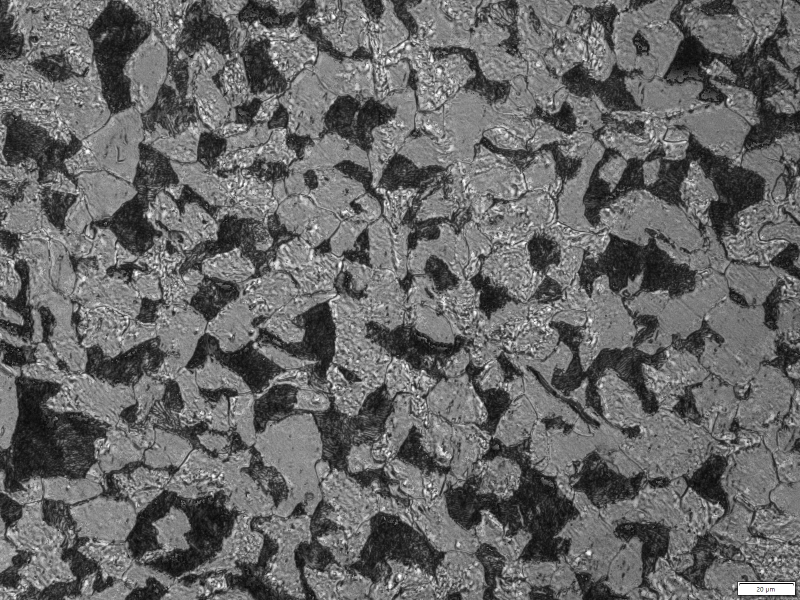
#> input picture Material_Testing/Microstructure_Evaluation/Image Processing/Ambient/Flange-1.jpg, 1600 x 1200 px (shown at 1/2 size); its folder holds 4 pictures in this run
$ python Img_prc_new_ambient_flange.py
#> lines starting #> are read from the running program, lines starting #| are printed output that depends on the picture; after the words box and inside, x2 and y2 are one past the last pixel; in counts of white or black regions, pixels touching at a corner belong together
# -*- coding: utf-8 -*-
"""
Created on Tue Jul 22 10:53:04 2025
last modified Wed Jul 23

@author: sharm368, Pham162
"""

from skimage import io, color
from skimage.filters import threshold_otsu
import numpy as np
import matplotlib.pyplot as plt
import os
import cv2
from glob import glob
import pandas as pd


os.chdir(r"c:\Users\truph\Desktop\Purdue\Summer '25\Bowen Lab Research\Microstructures\Image Processing\Ambient")
files = sorted(glob("*.jpg")) #grab and sort jpg file
labels = [os.path.splitext(f)[0] for f in files] # remove the jpg extension

# load, threshold, compute fractions
binaries = []
fractions = []
for fname in files:
    img  = color.rgb2gray(io.imread(fname))
#> img: shape (1200, 1600) float64; min 0, max 1, mean 0.403
    th   = threshold_otsu(img)
#> th = 0.365
    binv = img > th
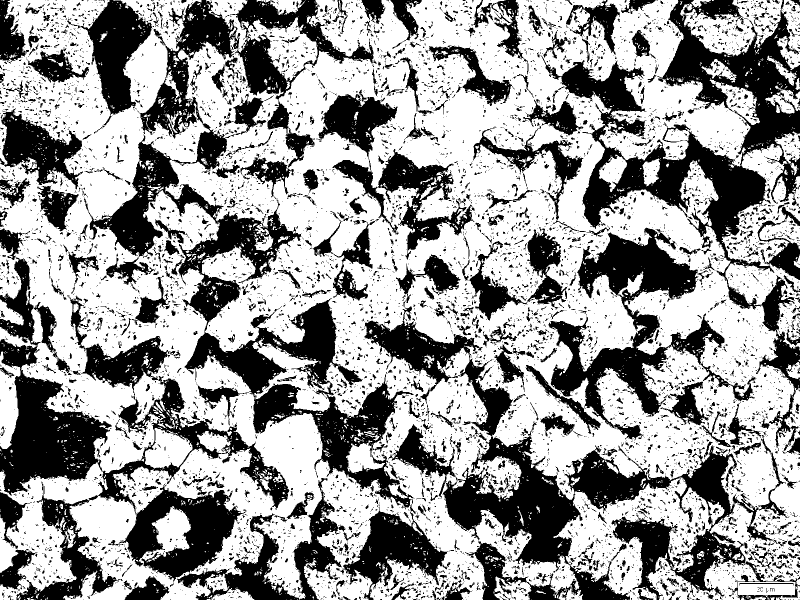
#> binv: shape (1200, 1600) bool (shown at 1/2 size); 61.4% white; 8463 black regions (7360 under 20 px), largest, box (x1, y1, x2, y2) and area: (729, 601, 1596, 1200) 94261, (1082, 0, 1600, 902) 92243, (168, 269, 831, 1028) 81402
    binaries.append(binv)
    p_frac = np.mean(~binv)  # pearlite = dark = False
#> p_frac = 0.386
    f_frac = np.mean(binv)   # ferrite = light = True
#> f_frac = 0.614
    fractions.append((p_frac, f_frac))
#> pass 2 of the loop `for fname in files:`:
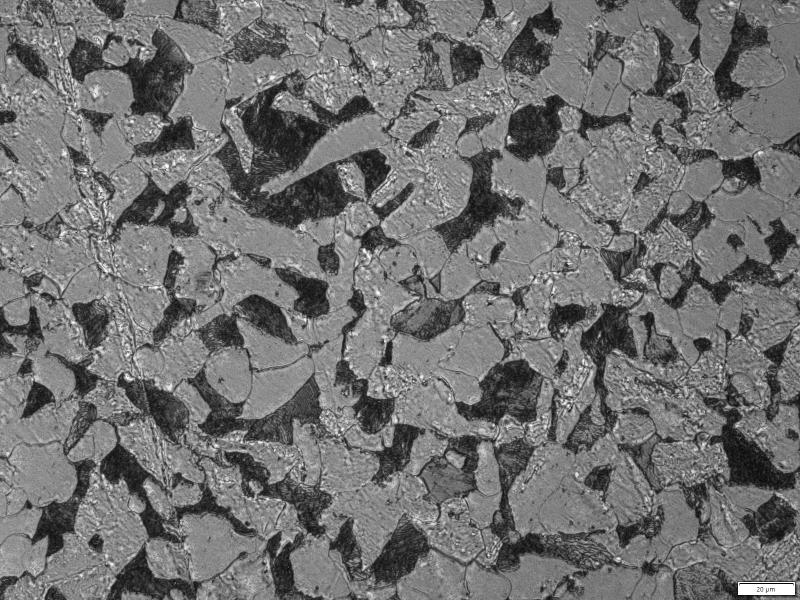
#> input picture Material_Testing/Microstructure_Evaluation/Image Processing/Ambient/Flange-2.jpg, 1600 x 1200 px (shown at 1/2 size)
#> th = 0.385
#> `binv = img > th`:
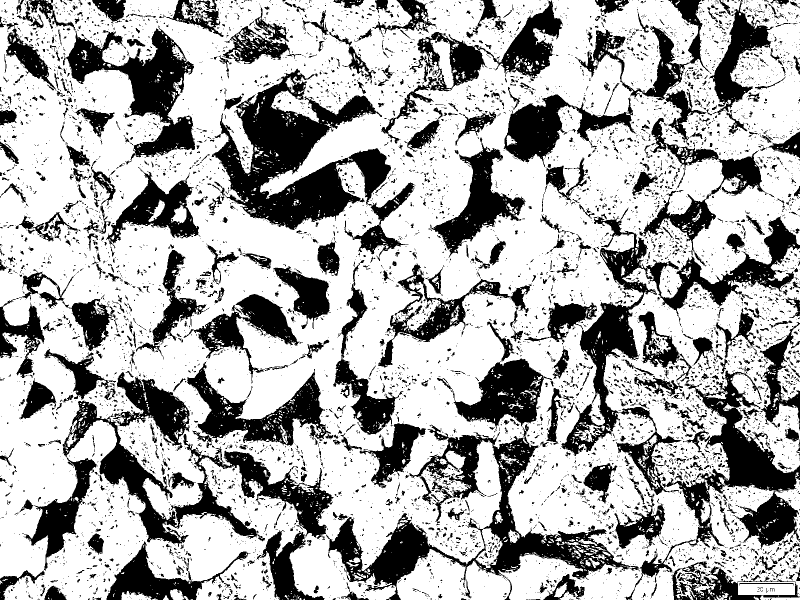
#> binv: shape (1200, 1600) bool (shown at 1/2 size); 68.6% white; 8127 black regions (7143 under 20 px), largest, box (x1, y1, x2, y2) and area: (652, 717, 1279, 1200) 55889, (423, 137, 829, 514) 53774, (1048, 432, 1600, 990) 43840
#> p_frac = 0.314
#> f_frac = 0.686
#> pass 3 of the loop `for fname in files:`:
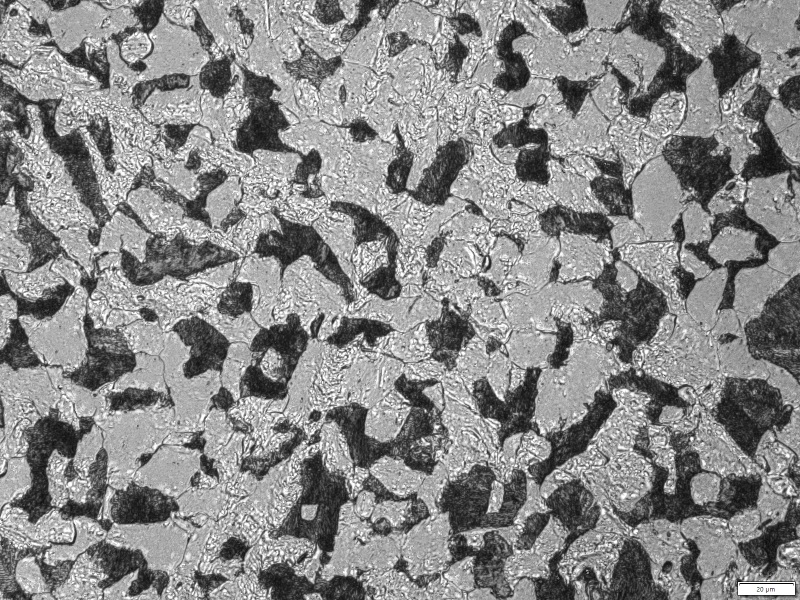
#> input picture Material_Testing/Microstructure_Evaluation/Image Processing/Ambient/Flange2-1.jpg, 1600 x 1200 px (shown at 1/2 size)
#> th = 0.479
#> `binv = img > th`:
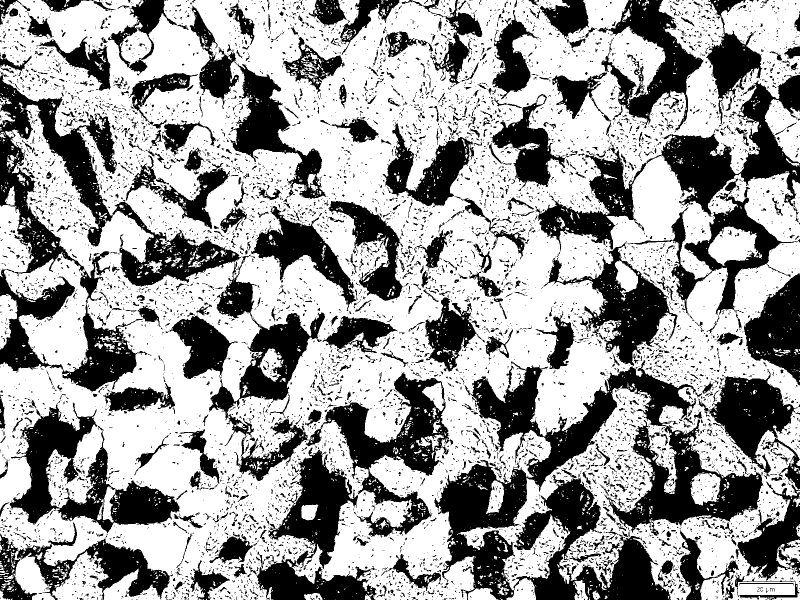
#> binv: shape (1200, 1600) bool (shown at 1/2 size); 62.6% white; 8797 black regions (7793 under 20 px), largest, box (x1, y1, x2, y2) and area: (869, 720, 1527, 1200) 109268, (0, 142, 483, 785) 70212, (1070, 150, 1600, 503) 41759
#> p_frac = 0.374
#> f_frac = 0.626
#> the loop made 4 passes; the first 3 are shown

# print results
for label, (p, f) in zip(labels, fractions):
    print(f'{label:9s} - Pearlite: {p:.2%}, Ferrite: {f:.2%}')

## plot in 2×2 grid, leave last empty
fig, axs = plt.subplots(1, len(labels), figsize=(10, 8))
fig.suptitle('Binary Image (Pearlite (Dark) vs Ferrite (Light))', fontsize=18)

axes = axs.flatten()
for ax, binv, label in zip(axes, binaries, labels):
    ax.imshow(binv, cmap='gray')
    ax.set_title(label)
    ax.axis('off')

#axes[-1].axis('off')  # unused

plt.tight_layout(rect=[0, 0.03, 1, 0.95])
plt.show()
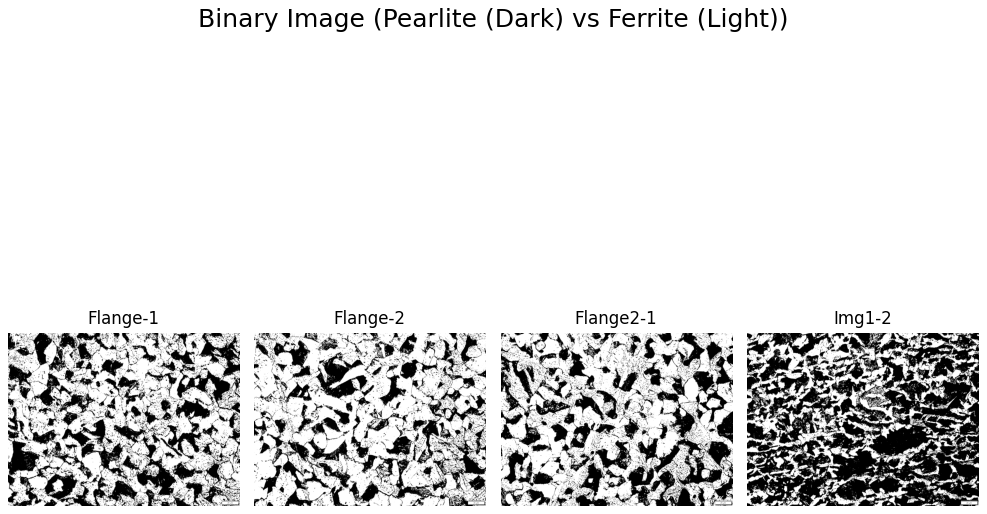
#> figure drawn by matplotlib, 4 panels

## build a DataFrame and export to Excel ---
df = pd.DataFrame(fractions, columns=["Pearlite Fraction", "Ferrite Fraction"], index=labels)
df.index.name = "Sample"
# path to your output Excel file (change directory as needed)
output_path = r"c:\Users\truph\Desktop\Purdue\Summer '25\Bowen Lab Research\Microstructures\Image Processing\Microstructure Result.xlsx"
# write out (requires openpyxl or xlsxwriter)
df.to_excel(output_path, sheet_name="Ambient")
print(f"Fractions table saved to: {output_path}")
